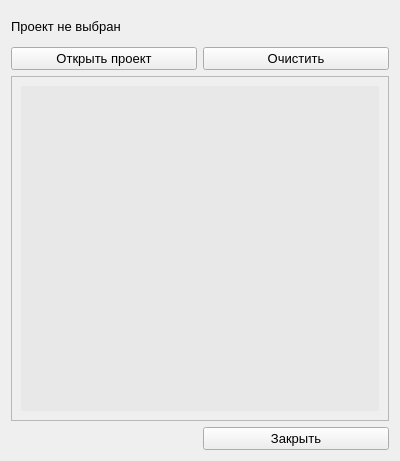
<?xml version="1.0" encoding="UTF-8"?>
<ui version="4.0">
 <class>Form</class>
 <widget class="QWidget" name="Form">
  <property name="geometry">
   <rect>
    <x>0</x>
    <y>0</y>
    <width>400</width>
    <height>461</height>
   </rect>
  </property>
  <property name="sizePolicy">
   <sizepolicy hsizetype="Preferred" vsizetype="Preferred">
    <horstretch>0</horstretch>
    <verstretch>0</verstretch>
   </sizepolicy>
  </property>
  <property name="windowTitle">
   <string>ET-Inspector</string>
  </property>
  <property name="windowIcon">
   <iconset resource="res_etinspector.qrc">
    <normaloff>:/C:/Users/Philipp/Downloads/dna.png</normaloff>:/C:/Users/Philipp/Downloads/dna.png</iconset>
  </property>
  <layout class="QVBoxLayout" name="verticalLayout">
   <item>
    <layout class="QGridLayout" name="gridLayout">
     <item row="0" column="0" colspan="2">
      <widget class="QLabel" name="projectNameLabel">
       <property name="sizePolicy">
        <sizepolicy hsizetype="Preferred" vsizetype="Fixed">
         <horstretch>0</horstretch>
         <verstretch>0</verstretch>
        </sizepolicy>
       </property>
       <property name="minimumSize">
        <size>
         <width>0</width>
         <height>30</height>
        </size>
       </property>
       <property name="maximumSize">
        <size>
         <width>16777215</width>
         <height>30</height>
        </size>
       </property>
       <property name="font">
        <font>
         <pointsize>10</pointsize>
        </font>
       </property>
       <property name="text">
        <string>Проект не выбран</string>
       </property>
       <property name="alignment">
        <set>Qt::AlignLeading|Qt::AlignLeft|Qt::AlignVCenter</set>
       </property>
      </widget>
     </item>
     <item row="3" column="1">
      <widget class="QPushButton" name="exitButton">
       <property name="font">
        <font>
         <pointsize>10</pointsize>
        </font>
       </property>
       <property name="text">
        <string>Закрыть</string>
       </property>
      </widget>
     </item>
     <item row="1" column="0" colspan="2">
      <layout class="QHBoxLayout" name="horizontalLayout">
       <item>
        <widget class="QPushButton" name="loadButton">
         <property name="font">
          <font>
           <pointsize>10</pointsize>
          </font>
         </property>
         <property name="text">
          <string>Открыть проект</string>
         </property>
        </widget>
       </item>
       <item>
        <widget class="QPushButton" name="clearButton">
         <property name="font">
          <font>
           <pointsize>10</pointsize>
          </font>
         </property>
         <property name="text">
          <string>Очистить</string>
         </property>
        </widget>
       </item>
      </layout>
     </item>
     <item row="2" column="0" colspan="2">
      <widget class="QScrollArea" name="scrollArea">
       <property name="widgetResizable">
        <bool>true</bool>
       </property>
       <widget class="QWidget" name="scrollAreaWidgetContents_2">
        <property name="geometry">
         <rect>
          <x>0</x>
          <y>0</y>
          <width>378</width>
          <height>337</height>
         </rect>
        </property>
        <layout class="QVBoxLayout" name="verticalLayout_2">
         <item>
          <widget class="QLabel" name="indentLabel">
           <property name="enabled">
            <bool>false</bool>
           </property>
           <property name="font">
            <font>
             <pointsize>10</pointsize>
            </font>
           </property>
           <property name="styleSheet">
            <string notr="true">background-color: rgb(232, 232, 232);</string>
           </property>
           <property name="text">
            <string/>
           </property>
           <property name="alignment">
            <set>Qt::AlignLeading|Qt::AlignLeft|Qt::AlignTop</set>
           </property>
           <property name="wordWrap">
            <bool>true</bool>
           </property>
          </widget>
         </item>
        </layout>
       </widget>
      </widget>
     </item>
    </layout>
   </item>
  </layout>
 </widget>
 <resources>
  <include location="res_etinspector.qrc"/>
 </resources>
 <connections/>
</ui>
